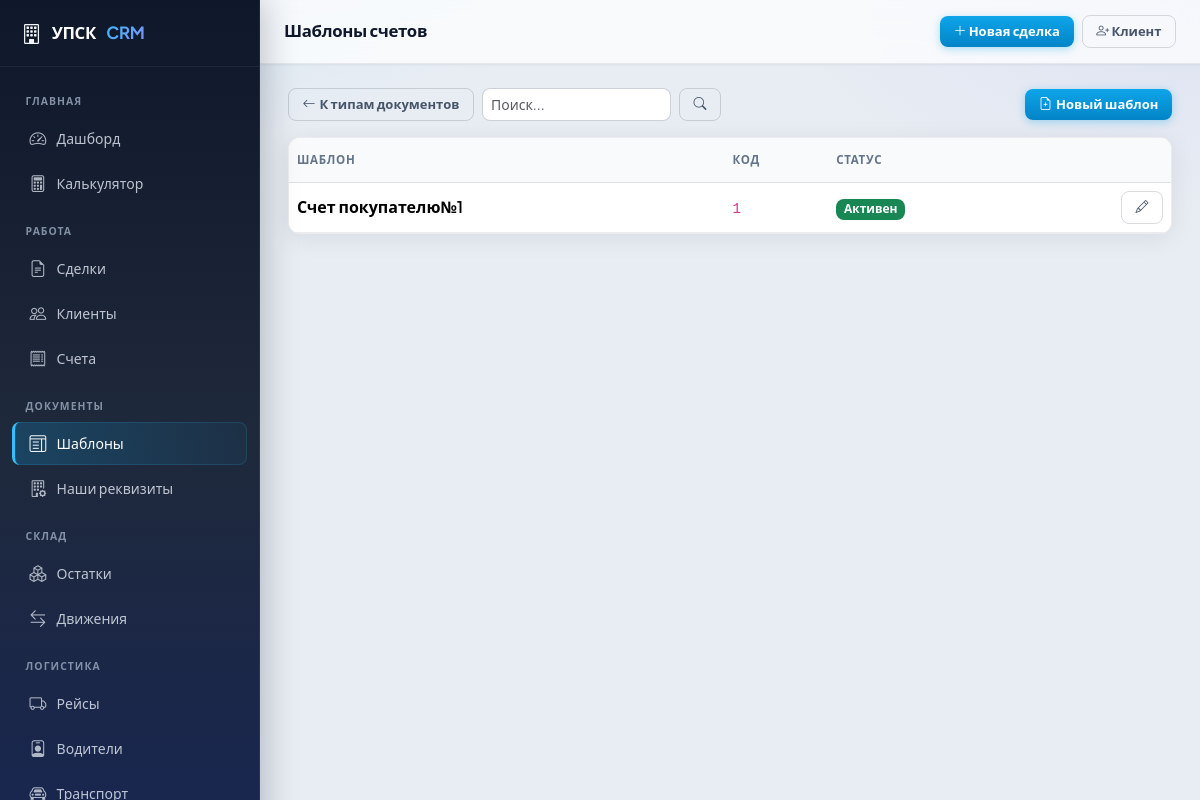
The app's page /documents/templates/invoices/ with its own data.
### documents/models.py (models this page shows, shortened)
class ContractTemplate(models.Model):
    DOCUMENT_TYPE_CHOICES = [
        ('contract', 'Договор'),
        ('invoice', 'Счёт'),
        ('act', 'Акт'),
    ]
    name = models.CharField('Название шаблона', max_length=200)
    slug = models.SlugField('Код', max_length=80, unique=True)
    document_type = models.CharField('Тип документа', max_length=20, choices=DOCUMENT_TYPE_CHOICES, default='contract')
    body = models.TextField(
        'Текст шаблона',
        help_text='Синтаксис Django Template: переменные зависят от типа документа.',
    )
    is_active = models.BooleanField('Активен', default=True)
    created_at = models.DateTimeField(auto_now_add=True)
    updated_at = models.DateTimeField(auto_now=True)
    class Meta:
        verbose_name = 'Шаблон документа'
        verbose_name_plural = 'Шаблоны документов'
        ordering = ['document_type', 'name']

### documents/views.py (the view)
# urls.py: path('templates/invoices/', views.invoice_template_list, name='documents_invoice_template_list'),
def invoice_template_list(request):
    return _document_template_list(request, 'invoice')

### documents/views.py (called while the page is built)
def _document_template_list(request, document_type):
    meta = DOC_TYPE_META[document_type]
    qs = ContractTemplate.objects.filter(document_type=document_type)
    q = request.GET.get('q', '')
    if q:
        qs = qs.filter(Q(name__icontains=q) | Q(slug__icontains=q))
    return render(request, 'documents/template_list.html', {
        'templates': qs, 'q': q,
        'page_title': meta['list_title'],
        'document_type': document_type,
    })

### templates/documents/template_list.html
{% extends "base.html" %}
{% block nav_documents_templates %}active{% endblock %}
{% block content %}
<div class="d-flex justify-content-between align-items-center mb-3 flex-wrap gap-2">
  <div class="d-flex gap-2">
    <a href="{% url 'documents_template_list' %}" class="btn btn-sm btn-outline-secondary"><i class="bi bi-arrow-left me-1"></i>К типам документов</a>
    <form class="d-flex gap-2" method="get">
      <input type="search" class="form-control form-control-sm" name="q" value="{{ q }}" placeholder="Поиск..." style="max-width:220px">
      <button class="btn btn-sm btn-outline-secondary" type="submit"><i class="bi bi-search"></i></button>
    </form>
  </div>
  {% if document_type == 'contract' %}
    <a href="{% url 'documents_template_create' %}" class="btn btn-primary btn-sm"><i class="bi bi-file-earmark-plus me-1"></i>Новый шаблон</a>
  {% elif document_type == 'invoice' %}
    <a href="{% url 'documents_invoice_template_create' %}" class="btn btn-primary btn-sm"><i class="bi bi-file-earmark-plus me-1"></i>Новый шаблон</a>
  {% else %}
    <a href="{% url 'documents_act_template_create' %}" class="btn btn-primary btn-sm"><i class="bi bi-file-earmark-plus me-1"></i>Новый шаблон</a>
  {% endif %}
</div>
<div class="card">
  <div class="table-responsive">
    <table class="table table-hover align-middle mb-0">
      <thead>
        <tr><th>Шаблон</th><th>Код</th><th>Статус</th><th></th></tr>
      </thead>
      <tbody>
        {% for t in templates %}
        <tr>
          <td class="fw-semibold">{{ t.name }}</td>
          <td><code>{{ t.slug }}</code></td>
          <td>{% if t.is_active %}<span class="badge bg-success">Активен</span>{% else %}<span class="badge bg-secondary">Выкл</span>{% endif %}</td>
          <td class="text-end">
            {% if document_type == 'contract' %}
              <a href="{% url 'documents_template_edit' t.pk %}" class="btn btn-sm btn-outline-secondary"><i class="bi bi-pencil"></i></a>
            {% elif document_type == 'invoice' %}
              <a href="{% url 'documents_invoice_template_edit' t.pk %}" class="btn btn-sm btn-outline-secondary"><i class="bi bi-pencil"></i></a>
            {% else %}
              <a href="{% url 'documents_act_template_edit' t.pk %}" class="btn btn-sm btn-outline-secondary"><i class="bi bi-pencil"></i></a>
            {% endif %}
          </td>
        </tr>
        {% empty %}
        <tr><td colspan="4" class="text-center text-muted py-4">Шаблонов пока нет</td></tr>
        {% endfor %}
      </tbody>
    </table>
  </div>
</div>
{% endblock %}

### static/css/app.css (style rules this page uses)
:root { --sidebar-width: 260px; --topbar-height: 64px; --radius-sm: 8px; --radius-md: 12px; --radius-lg: 16px; --shadow-sm: 0 1px 2px rgba(15, 23, 42, 0.06); --shadow-md: 0 4px 24px rgba(15, 23, 42, 0.08); --shadow-lg: 0 12px 40px rgba(15, 23, 42, 0.12); --surface: #ffffff; --surface-2: #f8fafc; --border: rgba(15, 23, 42, 0.08); --accent: #0ea5e9; --accent-hover: #0284c7; --sidebar-bg: linear-gradient(180deg, #0f172a 0%, #1e293b 48%, #172554 100%); --sidebar-border: rgba(255, 255, 255, 0.06); --text-muted-custom: #64748b; --body-bg: #e8edf3; --bs-body-font-family: "Plus Jakarta Sans", system-ui, -apple-system, "Segoe UI", Roboto, sans-serif; --bs-primary: #0ea5e9; --bs-primary-rgb: 14, 165, 233; --bs-link-color: #0284c7; --bs-border-radius: var(--radius-sm); --bs-card-border-radius: var(--radius-md); }
*, *::before, *::after { box-sizing: border-box; }
body { font-family: var(--bs-body-font-family); background: var(--body-bg); background-image: radial-gradient(ellipse 120% 80% at 0% -20%, rgba(14, 165, 233, 0.12), transparent 50%), radial-gradient(ellipse 80% 60% at 100% 0%, rgba(99, 102, 241, 0.08), transparent 45%); background-attachment: fixed; color: #0f172a; -webkit-font-smoothing: antialiased; }
.card { border: 1px solid var(--border); border-radius: var(--radius-md); box-shadow: var(--shadow-md); background: var(--surface); overflow: hidden; }
.table { --bs-table-hover-bg: rgba(14, 165, 233, 0.04); }
.table thead th { font-size: 0.72rem; font-weight: 700; text-transform: uppercase; letter-spacing: 0.06em; color: var(--text-muted-custom) !important; border-bottom-width: 1px; padding-top: 0.85rem; padding-bottom: 0.85rem; background: var(--surface-2); }
.table tbody td { vertical-align: middle; border-color: var(--border); }
.btn { font-weight: 600; border-radius: var(--radius-sm); padding: 0.45rem 1rem; }
.btn-primary { background: linear-gradient(180deg, #0ea5e9 0%, #0284c7 100%); border: none; box-shadow: 0 2px 8px rgba(14, 165, 233, 0.35); }
.btn-sm { padding: 0.35rem 0.85rem; font-size: 0.8125rem; }
.btn-outline-secondary { border-color: rgba(15, 23, 42, 0.15); color: #475569; }
.form-control, .form-select { border-radius: var(--radius-sm); border-color: rgba(15, 23, 42, 0.12); }

### records on screen
ContractTemplate: name "Счет покупателю№1", slug "1", is_active "Активен"

### other values on screen
{{ page_title|default:"" }} "Шаблоны счетов"
